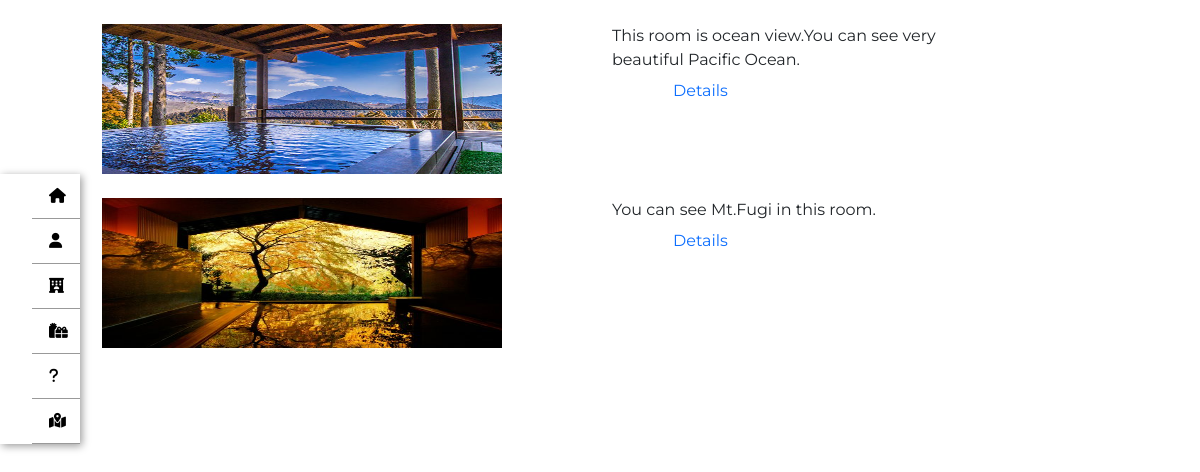
The app's page /reservation.php with its own data.
### tables this page shows
CREATE TABLE `rooms` (
  `room_id` int(11) NOT NULL,
  `room_name` varchar(50) NOT NULL,
  `room_price` float(50,2) NOT NULL,
  `room_capacity` int(11) NOT NULL,
  `discription` text NOT NULL,
  `total_rooms` int(11) NOT NULL
);

### classes/config.php (called while the page is built, shortened)
<?php
class Config{
    private $servername = 'localhost';
    private $username = 'root';
    private $password = '';
    private $db_name = 'waka-hotel';
    public function __construct()
    {
        $this->conn = new mysqli($this->servername,$this->username,$this->password,$this->db_name);
        return $this->conn;
    }
}
?>

### datafile.php (called while the page is built, shortened)
<?php
include 'classes/Res.php';
$resObj = new Res;
?>

### classes/Res.php (called while the page is built, shortened)
<?php
include 'classes/config.php';
class Res extends Config{
    public function roomInfo(){
        $sql = "SELECT * FROM rooms";
        $result = $this->conn->query($sql);
        $rows = array();
        if($result->num_rows >= 1){
            while($room_details = $result->fetch_assoc()){
                $rows[] = $room_details;
            }
                return $rows;
            }else{
                 return false;
            }
        }
}
?>

### reservation.php (the view, shortened to what this page needs)
<?php
include 'datafile.php';
 $room_info = $resObj->roomInfo();
?>
<!doctype html>
<html lang="en">
  <head>
    <link rel="stylesheet" href="https://cdn.jsdelivr.net/npm/bootstrap@5.0.2/dist/css/bootstrap.min.css">
    <link rel="stylesheet" href="style/reservation.css">
  </head>
  <body>
  <nav>
      <ul>
        <li><a href="user_dashboard.php"><i class="fas fa-home"></i><span>Home</span></a></li>
        <li><a href="user_account.php"><i class="fas fa-user"></i><span>Users</span></a></li>
        <li><a href="reservation.php"><i class="fas fa-hotel"></i><span>Reservation</span></a></li>
        <li><a href="goods.php"><i class="fas fa-gifts"></i><span>Goods</span></a></li>
        <li><a href="#"><i class="fas fa-question"></i><span>FAQ</span></a></li>
        <li><a href=""><i class="fas fa-map-marked-alt"></i><span>access</span></a></li>
      </ul>
    </nav>
        <div class="display">
        <?php
          foreach ($room_info as $room)
          {
        ?>
        <div class="row mt-4">
          <div class="col-md-1">
          </div>
          <div class="img-1 col-md-5">
              <img src="images/home_spa_<?php echo $room["room_id"];?>.jpg" alt="img1" width="400px" height="150px">
          </div>
          <div class="col-md-4">
              <span><?php echo $room["discription"];  ?></span>
              <br>
              <a href="room_1.php?room_id=<?php  echo $room["room_id"]; ?>" class="btn text-primary text-center ms-5">Details</a>
          </div>
        </div>
        <?php
          }
        ?>
        </div>
  </body>
</html>

### style/reservation.css (style rules this page uses)
* { margin: 0; padding: 0; list-style: none; text-decoration: none; box-sizing: border-box }
body { font-family: 'Montserrat', sans-serif; background-position: center; background-size: cover; height: 100vh }
nav { position: fixed; width: 80px; margin-top: 150px; transition: all 0.3s linear; box-shadow: 2px 2px 8px 0px rgba(0, 0, 0, .4) }
nav ul { margin-top: 0; margin-bottom: 0rem }
nav li { height: 45px; position: relative }
nav li a { color: #fff !important; display: block; height: 100%; width: 100%; line-height: 45px; padding-left: 25%; border-bottom: 1px solid rgba(0, 0, 0, .4); transition: all .3s linear; text-decoration: none !important }
nav li:nth-child(1) a { background: white; }
nav li:nth-child(2) a { background: white; }
nav li:nth-child(3) a { background: white; }
nav li:nth-child(4) a { background: white; }
nav li:nth-child(5) a { background: white; }
nav li:nth-child(6) a { background: white; }
nav li a i { color: black; position: absolute; top: 14px; left: 17px; font-size: 15px }

### records on screen
rooms: shows a picture, discription "This room is ocean view.You can see very beautiful Pacific Ocean."
rooms: shows a picture, discription "You can see Mt.Fugi in this room."
